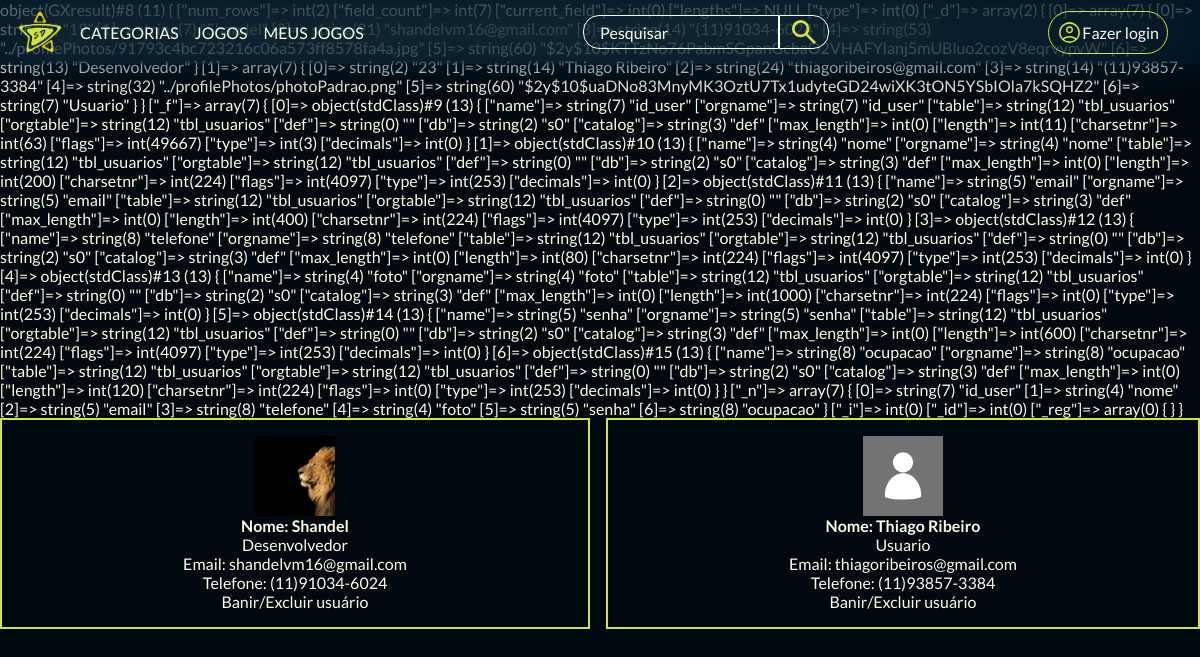
Screenshot of /stardustPlay/php/listarUsers.php with the database file from the repository.
### tables this page shows
CREATE TABLE IF NOT EXISTS `tbl_usuarios` (
  `id_user` int NOT NULL AUTO_INCREMENT,
  `nome` varchar(50) NOT NULL,
  `email` varchar(100) NOT NULL,
  `telefone` varchar(20) NOT NULL,
  `foto` varchar(250) DEFAULT '../profilePhotos/photoPadrao.png',
  `senha` varchar(150) NOT NULL,
  `ocupacao` varchar(30) DEFAULT NULL,
  PRIMARY KEY (`id_user`)
);

### stardustPlay/php/listarUsers.php (the view, shortened to what this page needs)
<?php include('topo.php'); ?>
<link rel="stylesheet" href="../css/listarUser.css">
<body>
    <?php
    include('header.php');
    require('connect.php');
    $usuarios = mysqli_query($conn, "SELECT * FROM `tbl_usuarios`;");
    echo var_dump($usuarios);
    echo "<div class=container_profiles>";
    while($user = mysqli_fetch_assoc($usuarios)){
        echo "<div class=card_profile>";
            echo "<img src= $user[foto]>";
            echo "<h4>Nome: $user[nome]</h4>";
            echo "<p>$user[ocupacao]</p>";
            echo "<p>Email: $user[email]</p>";
            echo "<p>Telefone: $user[telefone]</p>";
            echo "<a href=javascript:excluirUser($user[id_user])>Banir/Excluir usuário</a>";
        echo "</div>";
    }
    echo "</div>";
    ?>
</body>
</html>

### stardustPlay/css/root.css (style rules this page uses)
:root { --cor-primaria: #00090f; --cor-primaria-hover: #011d31; --cor-primaria-glass: #01213a77; --cor-secundaria: #d3e538; --cor-secundaria-hover: #c8d836; --cor-secundaria-glass: #d4e538c5; --cor-terciaria: #f8ffe9; --cor-quarta: #c1292e; --cor-quinta: #f1d302; --fonte-principal: "Poppins", sans-serif; --fonte-titulo: "Montserrat Alternates", sans-serif; --fonte-titulo2: "Audiowide", sans-serif; --fonte-texto: "lato", sans-serif; }
* { margin: 0; padding: 0; box-sizing: border-box; }
body { position: relative; z-index: 0; overflow-x: hidden; color: var(--cor-terciaria); font-family: var(--fonte-texto); background-color: var(--cor-primaria); background-size: cover; background-position: center; background-attachment: fixed; background-repeat: no-repeat; }
a { text-decoration: none; color: var(--cor-terciaria); }

### stardustPlay/css/listarUser.css (style rules this page uses)
.container_profiles { display: flex; flex-wrap: wrap; gap: 1em; }
.card_profile { display: flex; flex-direction: column; flex-grow: 1; padding: 1em; align-items: center; border: 2px solid var(--cor-secundaria); }
.card_profile img { height: 5em; width: 5em; object-fit: cover; }

### rows the page displays
tbl_usuarios: foto (picture), nome "Shandel", ocupacao "Desenvolvedor", email "shandelvm16@gmail.com", telefone "(11)91034-6024"
tbl_usuarios: foto (picture), nome "Thiago Ribeiro", ocupacao "Usuario", email "thiagoribeiros@gmail.com", telefone "(11)93857-3384"
